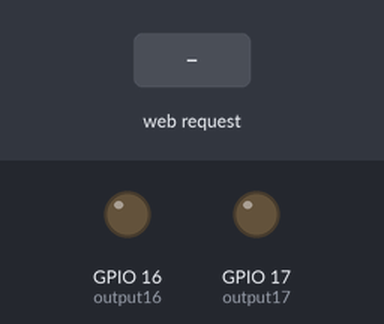
A sketch run on a simulated ESP32. On the bench: output pins drawn as LEDs (lit = HIGH). The inputs (shaded band) are chosen by the test bench. WiFi joins after 1.5 s; servers stay silent unless stated; the local clock reads 2024-03-15 10:24:30 at power-on unless the sketch sets it; what the sketch prints to the serial monitor is not drawn.

Above: at 2.7 s.
2.8 s: HTTP request GET /16/on received
At 3.1 s:
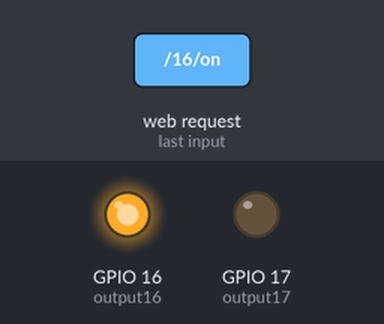
4.3 s: HTTP request GET /17/on received
At 5.4 s:
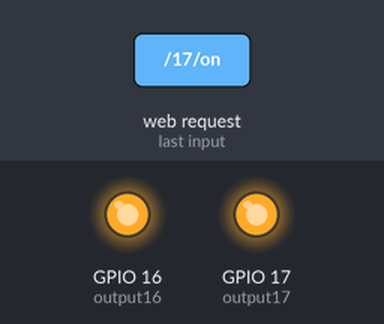
5.8 s: HTTP request GET /16/off received
At 6.6 s:
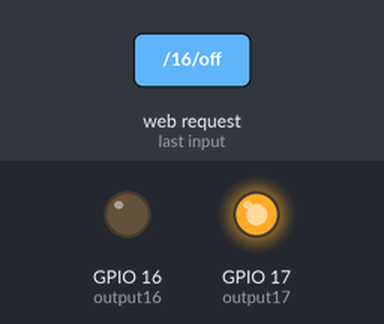
7.3 s: HTTP request GET /17/off received
At 7.8 s:
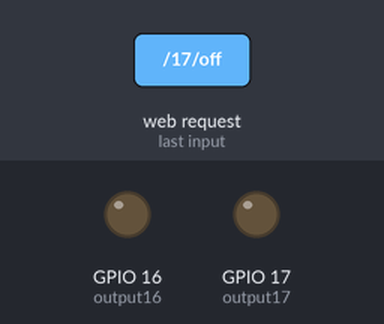
Timing chart, 0 to 9.8 s (numbered marks = the images above; inputs shaded):
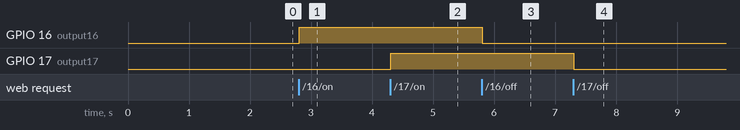

Measured:
- after the input at 2.8 s, GPIO 16 (output16): LOW → HIGH at once
- after the input at 4.3 s, GPIO 17 (output17): LOW → HIGH at once
- after the input at 5.8 s, GPIO 16 (output16): HIGH → LOW at once
- after the input at 7.3 s, GPIO 17 (output17): HIGH → LOW at once

The sketch:

week7_A.ino
```cpp
#define SWAP 0 // sw access point
#include <WiFi.h>
#include "time.h"

// Replace with your network credentials
#if SWAP
const char* ssid = "ESP32-AP-GY";
const char* password = "123456789"; // password should be long!!
#else
const char* ssid = "GIYOUNG";
const char* password = "kk323625";
#endif

// NTP settings
const char* ntpServer = "pool.ntp.org";
const long gmtOffset_sec = 3600 * 9; // GMT +9 (한국 표준시)
const int daylightOffset_sec = 0;

// Set web server port number to 80
WiFiServer server(80);

// Variable to store the HTTP request
String header;

// GPIO variables and state
String output16State = "off";
String output17State = "off";
const int output16 = 16;
const int output17 = 17;

// Function to get local time and return it as a string
String getLocalTimeString() {
  struct tm timeinfo;
  if (!getLocalTime(&timeinfo)) {
    return "Failed to obtain time";
  }
  char timeStr[64];
  strftime(timeStr, sizeof(timeStr), "%Y-%m-%d %H:%M:%S", &timeinfo);
  return String(timeStr);
}

// This function generates the HTML content for real-time clock display
void printLocalTime(WiFiClient client)
{
    client.println("<script>const interval = setInterval(() => {");
    client.println("const now = new Date();");
    client.println("document.getElementById('date').innerHTML = now.toDateString();");
    client.println("document.getElementById('timer').innerHTML = now.toLocaleTimeString();}, 1000);</script>");
    client.println("<div class='bg-slate-600 text-center text-gray-300 p-5 m-10'>");
    client.println("<span id='date'></span><br/>");
    client.println("<span id='timer' class='text-center countdown font-mono text-5xl text-white'></span></div>");
}

void setup() {
  Serial.begin(115200);
  pinMode(output16, OUTPUT);
  pinMode(output17, OUTPUT);
  digitalWrite(output16, LOW);
  digitalWrite(output17, LOW);

  // Wi-Fi connection
  #if SWAP
    WiFi.softAP(ssid, password);
    IPAddress IP = WiFi.softAPIP();
    Serial.print("AP IP address: ");
    Serial.println(IP);
  #else
    Serial.print("Connecting to ");
    Serial.println(ssid);
    WiFi.mode(WIFI_STA);
    WiFi.begin(ssid, password);
    while (WiFi.status() != WL_CONNECTED) {
      delay(500);
      Serial.print(".");
    }
    Serial.println("");
    Serial.println("WiFi connected.");
    Serial.println("IP address: ");
    Serial.println(WiFi.localIP());
  #endif

  // NTP time synchronization
  configTime(gmtOffset_sec, daylightOffset_sec, ntpServer);

  // Start the web server
  server.begin();
}

void loop() {
  WiFiClient client = server.available();
  if (client) {
    String currentLine = "";
    while (client.connected()) {
      if (client.available()) {
        char c = client.read();
        Serial.write(c);  // Print the received character
        header += c;
        if (c == '\n') {
          if (currentLine.length() == 0) {
            // Check if it's a time request (AJAX call)
            if (header.indexOf("GET /time") >= 0) {
              client.println("HTTP/1.1 200 OK");
              client.println("Content-type: text/plain");
              client.println("Connection: close");
              client.println();
              client.println(getLocalTimeString());  // Send the current time
              break;
            }

            // Check for GPIO control (AJAX call)
            if (header.indexOf("GET /16/on") >= 0) {
              Serial.println("GPIO 16 on");
              output16State = "on";
              digitalWrite(output16, HIGH);
            } else if (header.indexOf("GET /16/off") >= 0) {
              Serial.println("GPIO 16 off");
              output16State = "off";
              digitalWrite(output16, LOW);
            } else if (header.indexOf("GET /17/on") >= 0) {
              Serial.println("GPIO 17 on");
              output17State = "on";
              digitalWrite(output17, HIGH);
            } else if (header.indexOf("GET /17/off") >= 0) {
              Serial.println("GPIO 17 off");
              output17State = "off";
              digitalWrite(output17, LOW);
            }

            // Send HTML page
            client.println("HTTP/1.1 200 OK");
            client.println("Content-type:text/html");
            client.println("Connection: close");
            client.println();

            // HTML page with AJAX and JavaScript
            client.println("<!DOCTYPE html><html>");
            client.println("<head><meta name=\"viewport\" content=\"width=device-width, initial-scale=1\">");
            client.println("<link rel=\"icon\" href=\"data:,\">");
            client.println("<style>html { font-family: Helvetica; display: inline-block; margin: 0px auto; text-align: center;}");
            client.println(".button { background-color: #4CAF50; border: none; color: white; padding: 16px 40px; text-decoration: none; font-size: 30px; margin: 2px; cursor: pointer;}");
            client.println(".button2 { background-color: #555555; }</style></head>");
            client.println("<body><h1>ESP32 Web Server</h1>");

            // Add real-time clock display
            printLocalTime(client);

            // Display GPIO 16 controls
            client.println("<p>GPIO 16 - State " + output16State + "</p>");
            client.println("<button class=\"button\" onclick=\"controlGPIO(16, 'on')\">ON</button>");
            client.println("<button class=\"button button2\" onclick=\"controlGPIO(16, 'off')\">OFF</button>");

            // Display GPIO 17 controls
            client.println("<p>GPIO 17 - State " + output17State + "</p>");
            client.println("<button class=\"button\" onclick=\"controlGPIO(17, 'on')\">ON</button>");
            client.println("<button class=\"button button2\" onclick=\"controlGPIO(17, 'off')\">OFF</button>");

            // Add JavaScript for AJAX
            client.println("<script>");
            client.println("function controlGPIO(pin, state) {");
            client.println("  var xhr = new XMLHttpRequest();");
            client.println("  xhr.open('GET', '/' + pin + '/' + state, true);");
            client.println("  xhr.onload = function() {");
            client.println("    if (xhr.status == 200) {");
            client.println("      console.log('GPIO control success');");
            client.println("    }");
            client.println("  };");
            client.println("  xhr.send();");
            client.println("}");
            client.println("setInterval(function() {");
            client.println("  var xhr = new XMLHttpRequest();");
            client.println("  xhr.open('GET', '/time', true);");
            client.println("  xhr.onload = function() {");
            client.println("    if (xhr.status == 200) {");
            client.println("      document.getElementById('time').innerHTML = xhr.responseText;");
            client.println("    }");
            client.println("  };");
            client.println("  xhr.send();");
            client.println("}, 1000);");
            client.println("</script>");

            client.println("</body></html>");
            client.println();
            break;
          } else {
            currentLine = "";
          }
        } else if (c != '\r') {
          currentLine += c;
        }
      }
    }

    // Clear the header variable
    header = "";
    // Close the connection
    client.stop();
    Serial.println("Client disconnected.");
    Serial.println("");
  }
}
```
